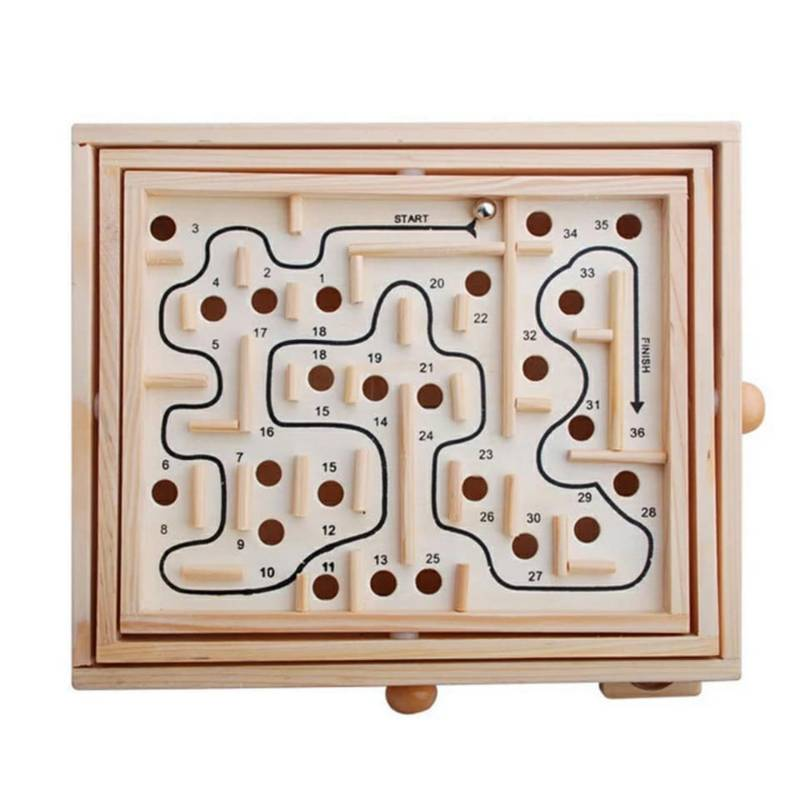
#> input picture 9.jpg, 800 x 800 px
$ python ColorTestHSV.py
#> lines starting #> are read from the running program, lines starting #| are printed output that depends on the picture; after the words box and inside, x2 and y2 are one past the last pixel; in counts of white or black regions, pixels touching at a corner belong together
import cv2
import numpy as np
import imutils #pip install imutils

def resaltadoDeColores(image_path):
#> called with image_path = '9.jpg'
    def nada(x):
        pass

    # Cargar la imagen en lugar de la cámara
    frame = cv2.imread(image_path)
#> frame is the input picture: shape (800, 800, 3); mean B, G, R 195.7, 204.5, 216.9

    cv2.namedWindow('Parametros Matiz Saturacion Brillo')
    cv2.resizeWindow('Parametros Matiz Saturacion Brillo', 450, 250)
    cv2.createTrackbar('Hue min', 'Parametros Matiz Saturacion Brillo', 0, 179, nada)
#> slider 'Hue min' is set to 35
    cv2.createTrackbar('Hue max', 'Parametros Matiz Saturacion Brillo', 0, 179, nada)
#> slider 'Hue max' is set to 179
    cv2.createTrackbar('Saturacion min', 'Parametros Matiz Saturacion Brillo', 0, 255, nada)
#> slider 'Saturacion min' is set to 51
    cv2.createTrackbar('Saturacion max', 'Parametros Matiz Saturacion Brillo', 0, 255, nada)
#> slider 'Saturacion max' is set to 255
    cv2.createTrackbar('Brillo min', 'Parametros Matiz Saturacion Brillo', 0, 255, nada)
#> slider 'Brillo min' is set to 51
    cv2.createTrackbar('Brillo max', 'Parametros Matiz Saturacion Brillo', 0, 255, nada)
#> slider 'Brillo max' is set to 255
    cv2.namedWindow('Ventana')
    cv2.resizeWindow('Ventana', 900, 900)

    while True:
        Tmin = cv2.getTrackbarPos('Hue min', 'Parametros Matiz Saturacion Brillo')
        Tmax = cv2.getTrackbarPos('Hue max', 'Parametros Matiz Saturacion Brillo')
        Pmin = cv2.getTrackbarPos('Saturacion min', 'Parametros Matiz Saturacion Brillo')
        Pmax = cv2.getTrackbarPos('Saturacion max', 'Parametros Matiz Saturacion Brillo')
        Lmin = cv2.getTrackbarPos('Brillo min', 'Parametros Matiz Saturacion Brillo')
        Lmax = cv2.getTrackbarPos('Brillo max', 'Parametros Matiz Saturacion Brillo')

        colorBajo1 = np.array([Tmin, Pmin, Lmin], np.uint8)
        colorAlto1 = np.array([Tmax, Pmax, Lmax], np.uint8)

        frame = imutils.resize(frame, width=410)
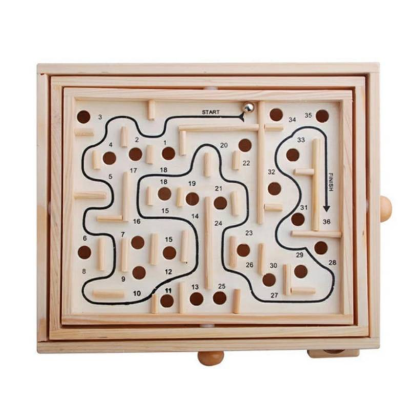
#> frame: shape (410, 410, 3); mean B, G, R 195.7, 204.5, 216.9
        frameHSV = cv2.cvtColor(frame, cv2.COLOR_BGR2HSV)
#> frameHSV: shape (410, 410, 3); mean H, S, V 11.4, 32.4, 216.9
        maskColor = cv2.inRange(frameHSV, colorBajo1, colorAlto1)
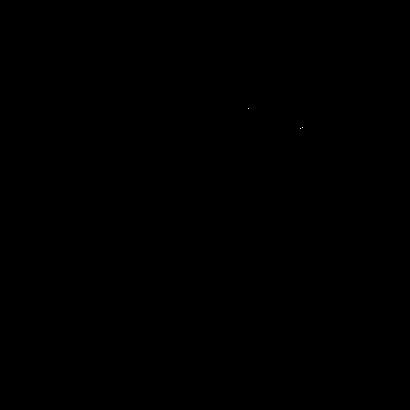
#> maskColor: shape (410, 410); 0% white in thin lines or dots, all inside (x1, y1, x2, y2) = (248, 108, 303, 129)
        mask = cv2.medianBlur(maskColor, 7)
#> mask: shape (410, 410); every value is 0
        colorDetected = cv2.bitwise_and(frame, frame, mask=mask)
#> colorDetected: shape (410, 410, 3); every value is 0

        invMask = cv2.bitwise_not(mask)
#> invMask: shape (410, 410); every value is 255
        bgGray = cv2.bitwise_and(frame, frame, mask=invMask)
        finalframe = cv2.add(bgGray, colorDetected)
        cv2.imshow('maskColor', maskColor)
        cv2.imshow('Ventana', frame)

        if cv2.waitKey(1) & 0xFF == 27:
#> (key Esc is pressed here)
            break

    contornos, hierarchy = cv2.findContours(mask, cv2.RETR_EXTERNAL, cv2.CHAIN_APPROX_SIMPLE)
#> contornos = []
    for c in contornos:
        area = cv2.contourArea(c)
        epsilon = 0.02 * cv2.arcLength(c, True)
        approx = cv2.approxPolyDP(c, epsilon, True)
        if area != 0:
            nuevoContorno = cv2.convexHull(c)
            cv2.drawContours(frame, [nuevoContorno], 0, (255, 0, 0), 1)
            if len(approx) == 4:
                x, y, w, h = cv2.boundingRect(c)
                print(f'{x},{y},{w},{h} ')
#> this loop made 0 passes

    cv2.destroyAllWindows()
#> (the run stopped early here; a loop or call above may not have finished)

$ run again, with 0.jpg copied over 9.jpg
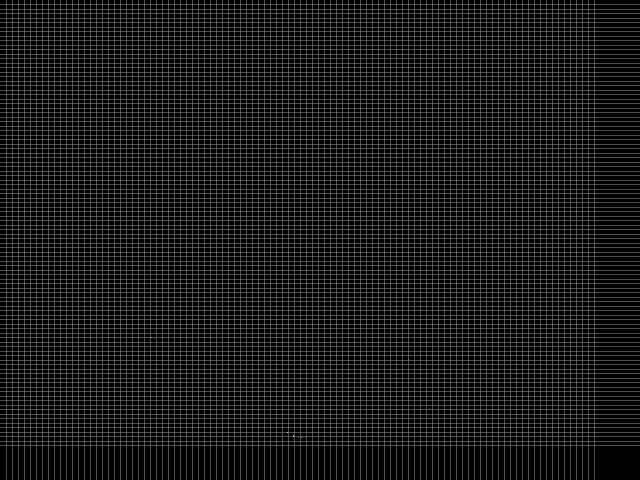
#> input picture 0.jpg, 1280 x 960 px (shown at 1/2 size)
#> in resaltadoDeColores, frame is the input picture: shape (960, 1280, 3); min 0, max 255, mean 27.1
#> in resaltadoDeColores, `frame = imutils.resize(frame, width=410)`:
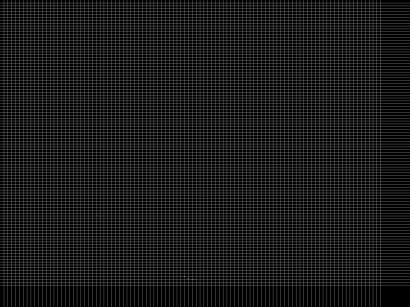
#> frame: shape (307, 410, 3); min 0, max 124, mean 27.1
#> frameHSV: shape (307, 410, 3); mean H, S, V 0, 0, 27.1
#> maskColor: shape (307, 410); every value is 0
#> colorDetected: shape (307, 410, 3); every value is 0
#> invMask: shape (307, 410); every value is 255
#> contornos = []

$ run again, with 1.jpg copied over 9.jpg
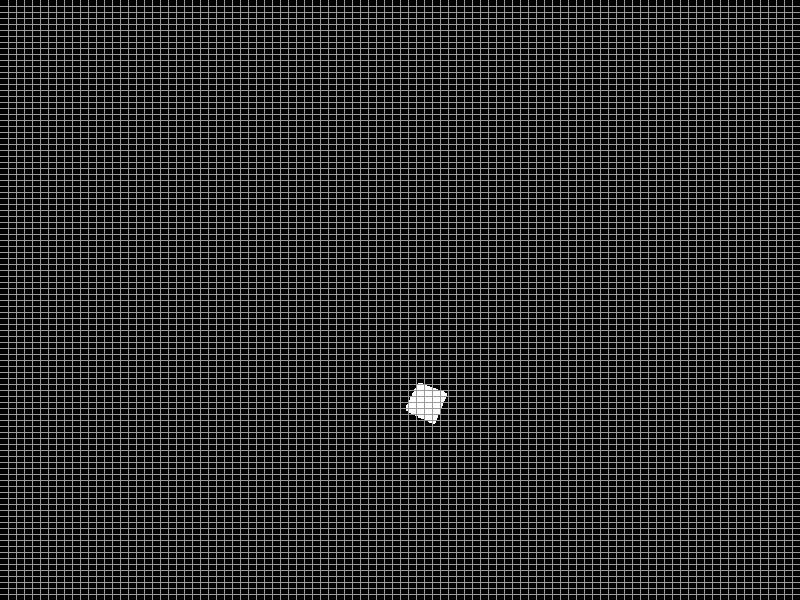
#> input picture 1.jpg, 800 x 600 px
#> in resaltadoDeColores, frame is the input picture: shape (600, 800, 3); min 0, max 255, mean 42.5
#> in resaltadoDeColores, `frame = imutils.resize(frame, width=410)`:
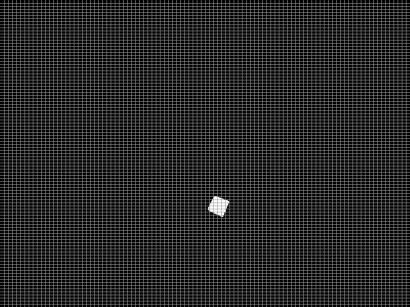
#> frame: shape (307, 410, 3); min 0, max 255, mean 42.5
#> frameHSV: shape (307, 410, 3); mean H, S, V 0, 0, 42.5
#> maskColor: shape (307, 410); every value is 0
#> colorDetected: shape (307, 410, 3); every value is 0
#> invMask: shape (307, 410); every value is 255
#> contornos = []

$ run again, with 10.jpg copied over 9.jpg
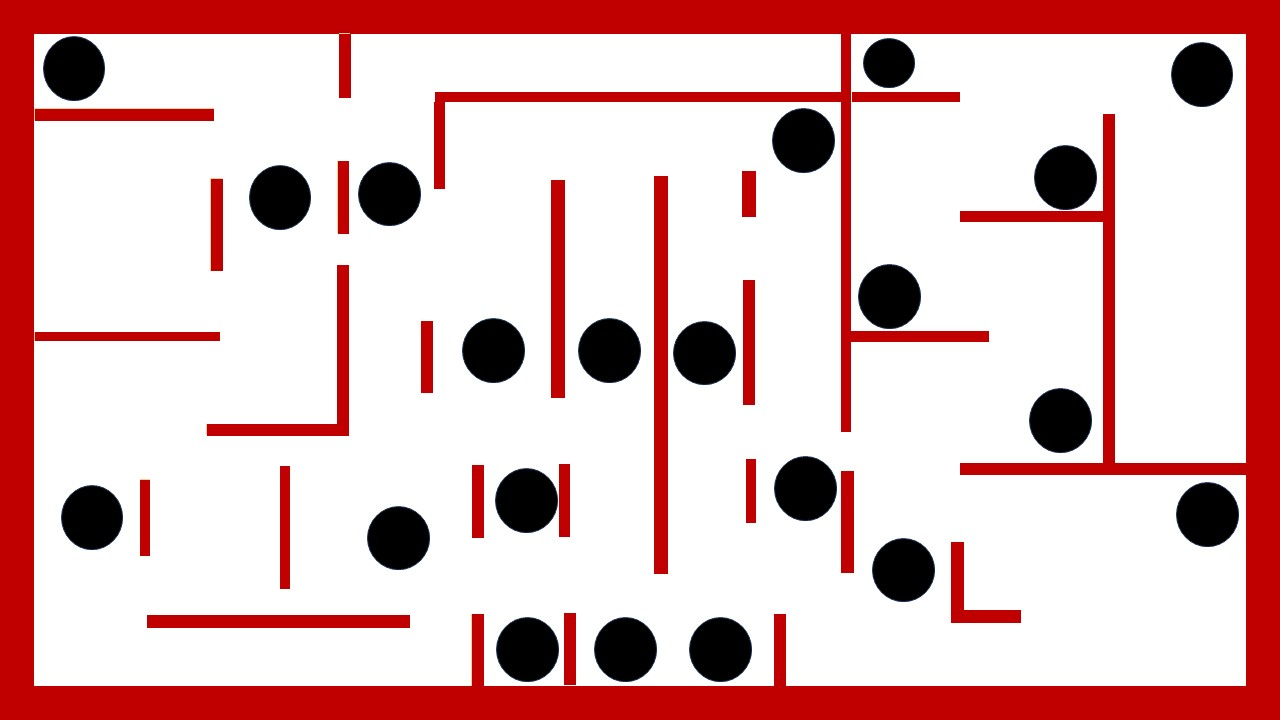
#> input picture 10.jpg, 1280 x 720 px
#> in resaltadoDeColores, frame is the input picture: shape (720, 1280, 3); mean B, G, R 185.2, 185.2, 223.4
#> in resaltadoDeColores, `frame = imutils.resize(frame, width=410)`:
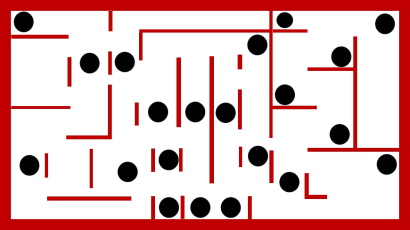
#> frame: shape (230, 410, 3); mean B, G, R 185.2, 185.2, 223.4
#> frameHSV: shape (230, 410, 3); mean H, S, V 13.9, 56.9, 223.7
#> in resaltadoDeColores, `maskColor = cv2.inRange(frameHSV, colorBajo1, colorAlto1)`:
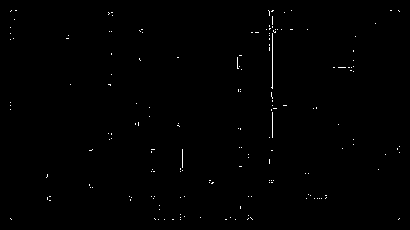
#> maskColor: shape (230, 410); 0.44% white in thin lines or dots, all inside (x1, y1, x2, y2) = (10, 10, 400, 220)
#> mask: shape (230, 410); every value is 0
#> colorDetected: shape (230, 410, 3); every value is 0
#> invMask: shape (230, 410); every value is 255
#> contornos = []
